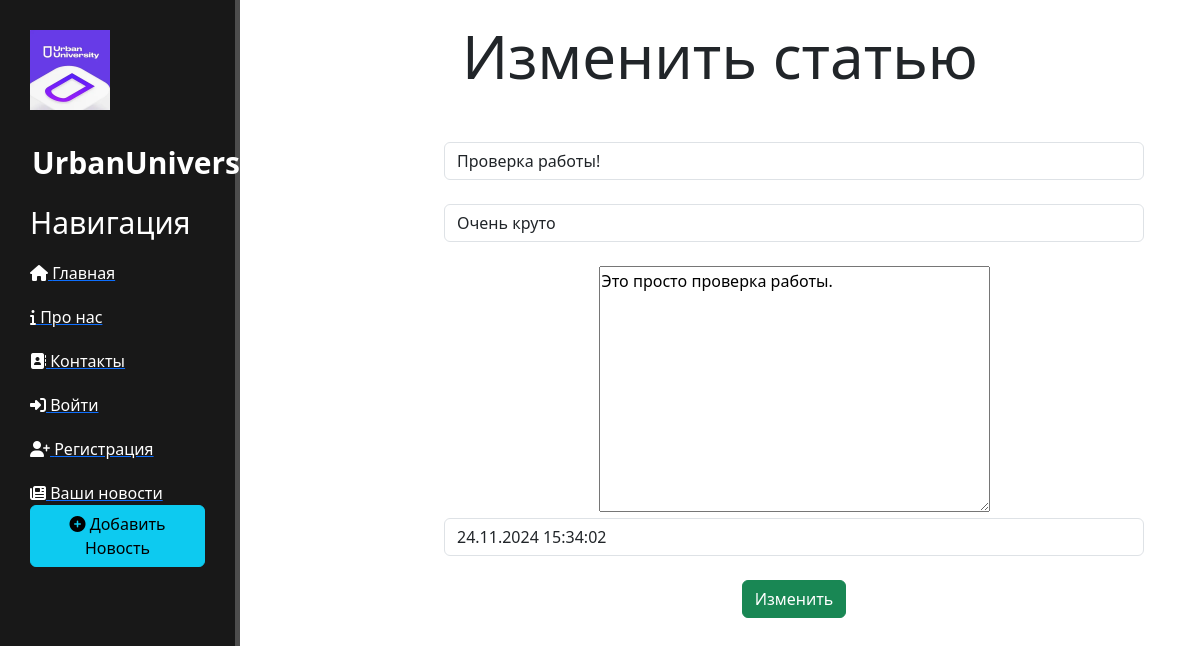
/news/1/update, run on the app's committed database.
### news/models.py (models this page shows, shortened)
class Articles(models.Model):
    title = models.CharField('Название', max_length=50)
    anons = models.CharField('Анонс', max_length=250)
    full_text = models.TextField('Статья')
    date = models.DateTimeField('Дата публикации')
    class Meta:
        verbose_name = 'Новость'
        verbose_name_plural = 'Новости'

### news/views.py (the view)
# urls.py: path('<int:pk>/update', views.NewsUpdateView.as_view(), name='news-update')
class NewsUpdateView(UpdateView):
    model = Articles
    template_name = 'update.html'
    form_class = ArticlesForm

### news/forms.py
class ArticlesForm(ModelForm):
    class Meta:
        model = Articles
        fields = ['title', 'anons', 'full_text', 'date']
        widgets = {
            'title': TextInput(attrs={
                'class': 'form-control',
                'placeholder': 'Название статьи'
            }),
            'anons': TextInput(attrs={
                'class': 'form-control',
                'placeholder': 'Анонс статьи'
            }),
            'date': DateTimeInput(attrs={
                'class': 'form-control',
                'placeholder': 'Дата публикации'
            }),
            'full_text': Textarea(attrs={
                'class': 'form-controll',
                'placeholder': 'Текст статьи'
            })
        }

### templates/update.html (shortened to what this page needs)
{% extends 'base.html' %}
{% block content %}
    <div class="features">
        <h1>Изменить статью</h1>
        <form method="post">
            {{ form.title }}<br>
            {{ form.anons }}<br>
            {{ form.full_text }}<br>
            {{ form.date }}<br>
            <button class="btn btn-success" type="submit">Изменить</button>
        </form>
    </div>
{% endblock %}

### main/static/main/css/main.css (style rules this page uses)
body { margin: 0; display: flex; min-height: 100vh; background: white; }
main .features { margin: auto; text-align: center; width: 75%; }
main .features h1 { font-size: 60px; }
form { margin-left: 10%; width: 700px; margin-top: 50px; }

### data on the page
Articles: title "Проверка работы!", anons "Очень круто", full_text "Это просто проверка работы.", date "24.11.2024 15:34:02"
